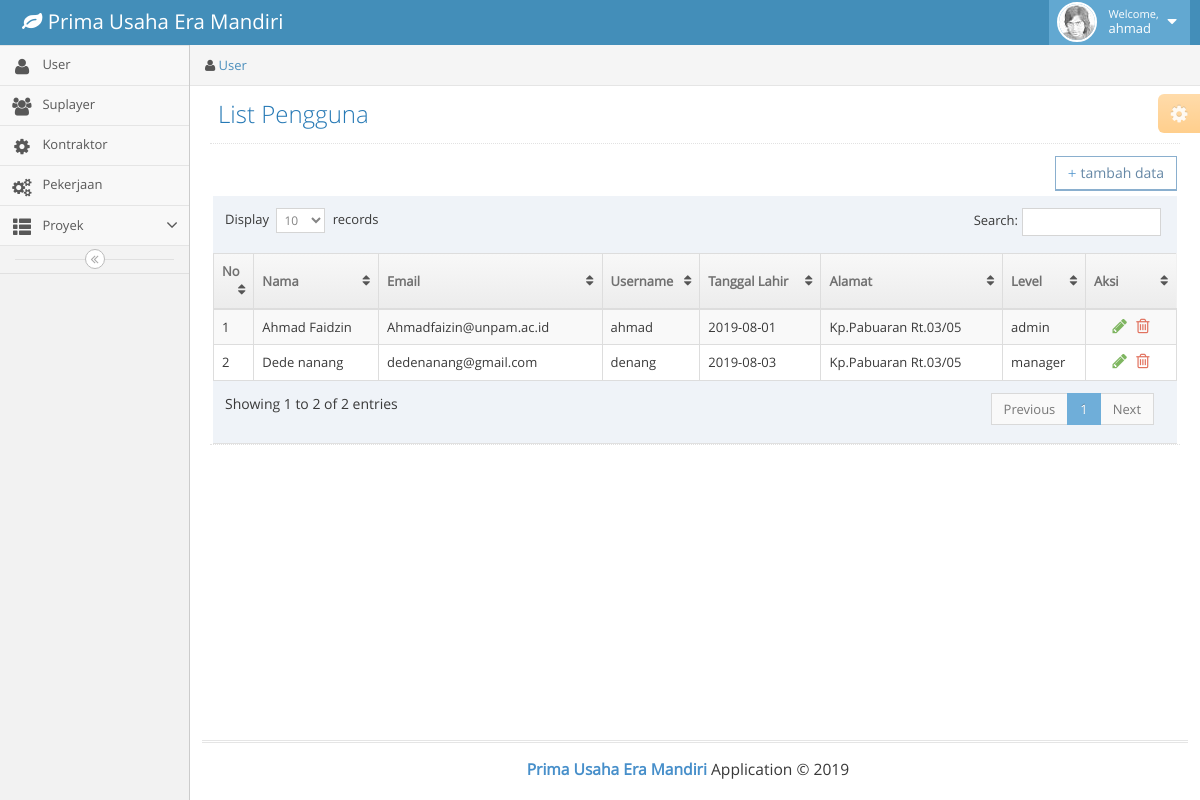
Page /view/panel/admin (signed in) on the committed database.
### tables this page shows
CREATE TABLE `user` (
  `id_user` int(11) NOT NULL,
  `nama_depan` varchar(30) NOT NULL,
  `nama_belakang` varchar(30) NOT NULL,
  `email` varchar(50) NOT NULL,
  `username` varchar(20) NOT NULL,
  `alamat` varchar(50) NOT NULL,
  `tanggal_lahir` date NOT NULL,
  `password` varchar(200) NOT NULL,
  `level` enum('admin','owner','manager') NOT NULL
);

### control/function.php (called while the page is built, shortened)
<?php
    include 'koneksi.php';
    function tampilData($tbl){
        global $dbh;
        $rows = [];
        $result = mysqli_query($dbh," SELECT * FROM $tbl ");
        while ($row = mysqli_fetch_assoc($result) ) {
            $rows[] = $row;
        }
        return $rows;
    }
?>

### view/panel/admin/home.php (the view, shortened to what this page needs)
<?php
    $users = tampilData("user");
?>
<div class="breadcrumbs ace-save-state" id="breadcrumbs">
    <ul class="breadcrumb">
        <li>
            <i class="ace-icon fa fa-user user-icon"></i>
            <a href="#">User</a>
        </li>
    </ul>
</div>
<div class="page-content">
    <div class="ace-settings-container" id="ace-settings-container">
        <div class="btn btn-app btn-xs btn-warning ace-settings-btn" id="ace-settings-btn">
            <i class="ace-icon fa fa-cog bigger-130"></i>
        </div>
    </div>
    <div class="page-header">
        <h1>
            List Pengguna
        </h1>
    </div>
    <div class="row">
        <div class="col-xs-12">
<div class="page-header has-shadow" style="padding: 0 15px;">
    <div class="row">
            <div class="row">
                <div class="col-xs-12 ">
                    <div class="clearfix">
                        <div class="pull-right mb-1">
                            <button class="btn btn-white btn-primary btn-bold admtmbhusr" data-toggle="modal" data-target="#tambahusr"><i class="ace-icon fa glyphicon-plus bigger-110 blue"></i>tambah data</button>
                        </div>
                    </div>
                    <div class=" table-responsive">
                        <table id="dynamic-table" class="table table-striped table-bordered table-hover">
                            <thead>
                                <tr>
                                   <th>No</th>
                                   <th>Nama</th>
                                   <th>Email</th>
                                   <th>Username</th>
                                   <th>Tanggal Lahir</th>
                                   <th>Alamat</th>
                                   <th>Level</th>
                                    <th class="hidden-480" style="color: #707070; width:10%">Aksi</th>
                                </tr>
                            </thead>
                            <tbody>
                                <?php
                                $no = 1;
                                    foreach ($users as $usr) :
                                ?>
                                    <tr>
                                        <td><?= $no; ?></td>
                                        <td><?= $usr['nama_depan']." ".$usr['nama_belakang'] ?></td>
                                        <td><?= $usr['email']; ?></td>
                                        <td><?= $usr['username']; ?></td>
                                        <td><?= $usr['tanggal_lahir']; ?></td>
                                        <td><?= $usr['alamat']; ?></td>
                                        <td><?= $usr['level']; ?></td>
                                        <td style="text-align:center">
                                            <div class="hidden-sm hidden-xs action-buttons">
                                                <a class="green admubahusr" href="#"
                                                    data-toggle="modal"
                                                    data-target="#admubah"
                                                    data-id="<?= $usr['id_user']; ?>"
                                                    data-nmdpn="<?= $usr['nama_depan']; ?>"
                                                    data-nmblkg="<?= $usr['nama_belakang']; ?>"
                                                    data-email="<?= $usr['email']; ?>"
                                                    data-username="<?= $usr['username']; ?>"
                                                    data-alamat="<?= $usr['alamat']; ?>"
                                                    data-tgl="<?= $usr['tanggal_lahir']; ?>"
                                                    data-level="<?= $usr['level']; ?>"
                                                >
                                                    <i class="ace-icon fa fa-pencil bigger-130"></i>
                                                </a>
                                                <a class="red usrhps" href="#"
                                                data-toggle="modal"
                                                data-target="#admhps"
                                                data-id="<?= $usr['id_user']; ?>"
                                                >
                                                    <i class="ace-icon fa fa-trash-o bigger-130"></i>
                                                </a>
                                            </div>
                                        </td>
                                    </tr>
                                <?php
                                    $no++;
                                    endforeach;
                                ?>
                            </tbody>
                        </table>
                    </div>
                    </div>
                </div>
            </div>
        </div>
    </div>
</div>

### view/komponen/header.php (shortened to what this page needs)
<?php
    $base_url = 'http://localhost/primausaha/';
 ?>
 <!DOCTYPE html>
<html lang="en">
	<head>
		<link rel="stylesheet" href="<?=$base_url;?>/assets/css/bootstrap.min.css" />
        <link rel="stylesheet" href="<?=$base_url;?>/assets/font-awesome/4.5.0/css/font-awesome.min.css" />
		<link rel="stylesheet" href="<?=$base_url;?>/assets/css/mystyle.css" />
		<link rel="stylesheet" href="<?=$base_url;?>/assets/css/ace.min.css" class="ace-main-stylesheet" id="main-ace-style" />
		<link rel="stylesheet" href="<?=$base_url;?>/assets/css/ace-skins.min.css" />
        <link rel="stylesheet" href="<?=$base_url;?>/assets/css/ace-rtl.min.css" />
        <link rel="stylesheet" href="assets/css/chosen.min.css" />
	</head>

### view/panel/admin/index.php (shortened to what this page needs)
<?php
	include '../../komponen/header.php';
	include '../../../control/function.php';
?>
<body class="no-skin">
		<div id="navbar" class="navbar navbar-default          ace-save-state">
			<div class="navbar-container ace-save-state" id="navbar-container">
				<div class="navbar-header pull-left">
					<a href="index.html" class="navbar-brand">
						<small>
							<i class="fa fa-leaf"></i>
							Prima Usaha Era Mandiri
						</small>
					</a>
				</div>
				<div class="navbar-buttons navbar-header pull-right" role="navigation">
					<ul class="nav ace-nav">
						<li class="light-blue dropdown-modal">
							<a data-toggle="dropdown" href="#" class="dropdown-toggle">
								<img class="nav-user-photo" src="<?= $base_url; ?>/assets/images/avatars/user.jpg" alt="Jason's Photo" />
								<span class="user-info">
									<small>Welcome,</small>
									<?php echo $_SESSION['username']; ?>
								</span>
								<i class="ace-icon fa fa-caret-down"></i>
							</a>
						</li>
					</ul>
				</div>
			</div>
		</div>
		<div class="main-container ace-save-state" id="main-container">
			<div id="sidebar" class="sidebar responsive ace-save-state">
                <?php include '../../komponen/nav.php'; ?>
				<div class="sidebar-toggle sidebar-collapse" id="sidebar-collapse">
					<i id="sidebar-toggle-icon" class="ace-icon fa fa-angle-double-left ace-save-state" data-icon1="ace-icon fa fa-angle-double-left" data-icon2="ace-icon fa fa-angle-double-right"></i>
				</div>
			</div>
			<div class="main-content">
				<div class="main-content-inner">
					<?php
                        if(isset($_GET['panel'])){
                            $panel = $_GET['panel'];
                            if($panel == "user"){
                                include 'home.php';
                            }
                            elseif($panel == "suplayer"){
                                include 'suplayer.php';
                            }
                            elseif($panel == "kontaktor"){
                                include 'kontaktor.php';
                            }
                            elseif($panel == "pekerjaan"){
                                include 'pekerjaan.php';
                            }
                            elseif($panel == "proyek"){
                                include 'proyek.php';
                            }
                            elseif($panel == "rab"){
                                include 'rab.php';
                            }
							elseif($panel == "material"){
                                include 'material.php';
                            }
                        }else{
                                include 'home.php';
                            }
                    ?>
					</div>
				</div>
			</div>
<?php
    include '../../komponen/footer.php';
?>

### view/komponen/nav.php (shortened to what this page needs)
    <?php
    if(isset($_GET)){
    ?>
<ul class="nav nav-list">
        <li class="<?php if($_GET['panel'] == 'user'){
            echo"active";
        } ?>">
            <a href="?panel=user">
                <i class="menu-icon fa fa-user"></i>
                <span class="menu-text"> User </span>
            </a>
        </li>
    <li class="<?php if($_GET['panel'] == 'suplayer'){
            echo"active";
        } ?>">
        <a href="?panel=suplayer">
            <i class="menu-icon fa fa-users"></i>
            <span class="menu-text"> Suplayer </span>
        </a>
    </li>
    <li class="<?php if($_GET['panel'] == 'kontaktor'){
            echo"active";
        } ?>">
        <a href="?panel=kontaktor">
            <i class="menu-icon fa fa-cog"></i>
            <span class="menu-text"> Kontraktor </span>
        </a>
    </li>
    <li class="<?php if($_GET['panel'] == 'pekerjaan'){
            echo"active";
        } ?>">
        <a href="?panel=pekerjaan">
            <i class="menu-icon glyphicon fa fa-cogs"></i>
            <span class="menu-text"> Pekerjaan </span>
        </a>
    </li>
        <li class="
            <?php if($_GET['panel'] == 'proyek' ||
                    $_GET['panel'] == 'rab'
                    ){
                        echo"active";
            } ?>"
        ">
            <a href="#" class="dropdown-toggle">
                <i class="menu-icon glyphicon glyphicon-th-list"></i>
                <span class="menu-text"> Proyek </span>
                <b class="arrow fa fa-angle-down"></b>
            </a>
        </li>
</ul>
<?php
  }
?>

### view/komponen/footer.php (shortened to what this page needs)
            <div class="footer">
				<div class="footer-inner">
					<div class="footer-content">
						<span class="bigger-120">
							<span class="blue bolder"> Prima Usaha Era Mandiri</span>
							Application &copy; 2019
						</span>
					</div>
				</div>
			</div>
        </div>
	</body>
</html>

### assets/css/mystyle.css (style rules this page uses)
.mb-1 { margin-bottom: 5px !important; }

### rows in the picture
user: nama_depan "Ahmad", nama_belakang "Faidzin", email "Ahmadfaizin@unpam.ac.id", username "ahmad", tanggal_lahir "2019-08-01", alamat "Kp.Pabuaran Rt.03/05", level "admin"
user: nama_depan "Dede", nama_belakang "nanang", email "dedenanang@gmail.com", username "denang", tanggal_lahir "2019-08-03", alamat "Kp.Pabuaran Rt.03/05", level "manager"

### other values in the picture
$_SESSION['username'] "ahmad"
